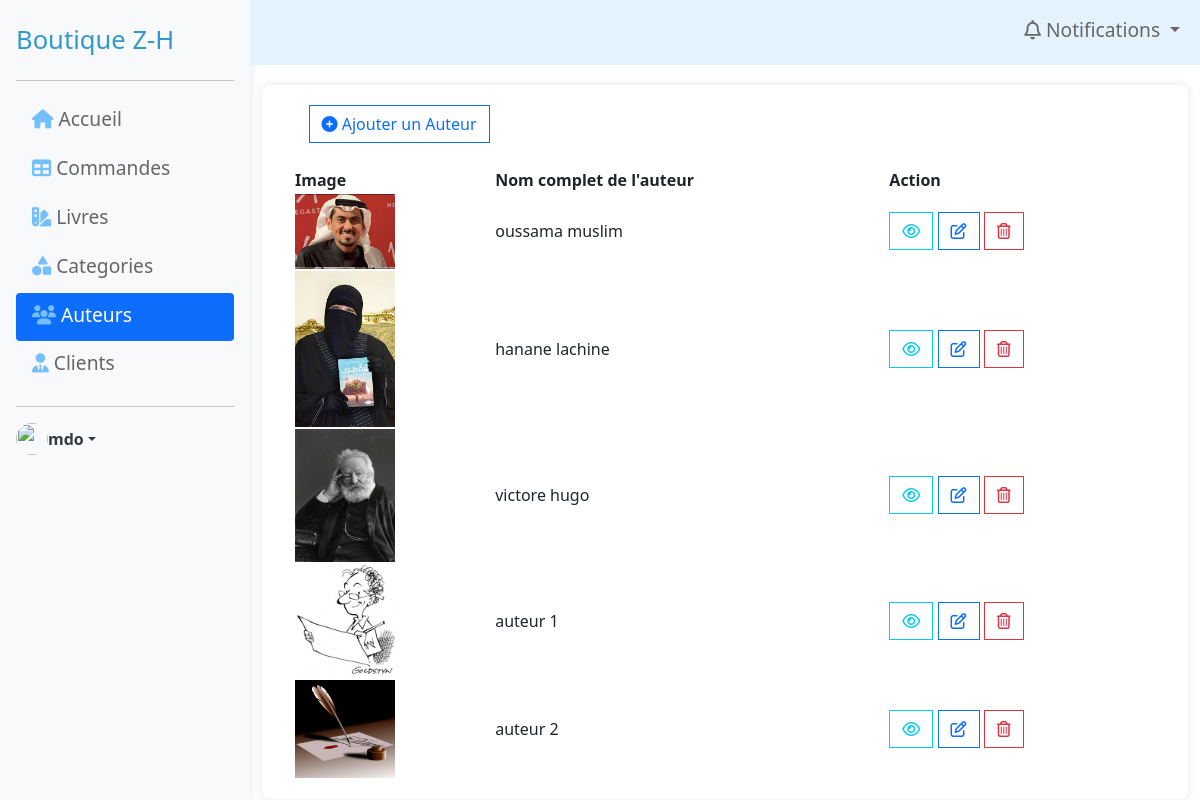
The app's page /Admin/indexAdmin.php?page=auteurAdmin with its own data.
### tables this page shows
CREATE TABLE `auteur` (
  `id_a` int(11) NOT NULL,
  `nomComplet` varchar(255) NOT NULL,
  `img` varchar(255) DEFAULT NULL
);

### Admin/auteurAdmin.php (the view, shortened to what this page needs)
<div class="d-flex justify-content-start mb-4" style="margin-left: 3%;">
    <button type="button" class="btn btn-outline-primary" data-bs-toggle="modal" data-bs-target="#addAuthorModal">
        <i class="fa-solid fa-circle-plus"></i>
        Ajouter un Auteur
    </button>
</div>
<div class="container" style="width:100%;">
    <table id="myTable" class="hover row-border stripe" style="width:100%">
        <thead>
            <tr>
                <th>Image</th>
                <th>Nom complet de l'auteur</th>
                <th>Action</th>
            </tr>
        </thead>
        <tbody>
            <?php
            include '../include/connexion.php';
            try {
                $stmt = $pdo->query('SELECT * FROM auteur');
                $auteurs = $stmt->fetchAll(PDO::FETCH_ASSOC);
            } catch (PDOException $e) {
                echo 'Erreur : ' . $e->getMessage();
                $auteurs = [];
            }
            if ($auteurs) {
                foreach ($auteurs as $auteur) {
                    $imgPath = '../uploads/' . htmlspecialchars($auteur['img']);
            ?>
                    <tr>
                        <td><img src="<?= $imgPath ?>" alt="Image" class="img-fluid" style="max-width: 100px; height: auto;"></td>
                        <td><?= htmlspecialchars($auteur['nomComplet']) ?></td>
                        <td>
                            <a href="#"><button class="btn btn-outline-info"><i class="fa-regular fa-eye"></i></button></a>
                            <button class="btn btn-outline-primary" data-bs-toggle="modal" data-bs-target="#editAuthorModal" data-id="<?= htmlspecialchars($auteur['id_a']) ?>" data-nom="<?= htmlspecialchars($auteur['nomComplet']) ?>" data-img="<?= htmlspecialchars($auteur['img']) ?>"><i class="fa-regular fa-pen-to-square"></i></button>
                            <a href="../traitement/traitementAuteur.php?id=<?= htmlspecialchars($auteur['id_a']) ?>" onclick="return confirm('Êtes-vous sûr de vouloir supprimer cet auteur ?');"><button class="btn btn-outline-danger"><i class="fa-regular fa-trash-can"></i></button></a>
                        </td>
                    </tr>
            <?php
                }
            ?>
        </tbody>
        <?php
            } else {
                echo "<tr><td colspan='3'>Aucun auteur trouvé.</td></tr>";
            }
        ?>
    </table>
</div>

### css/templatemo-style.css (style rules this page uses)
a { text-decoration: none; transition: all 0.3s ease; }
.btn { border-radius: 0; }

### css/sidebars.css (style rules this page uses)
body { min-height: 100vh; min-height: -webkit-fill-available; }
html { height: -webkit-fill-available; }

### Admin/indexAdmin.php (style rules this page uses)
body { display: flex; }

### records on screen
auteur: img (picture), nomComplet "oussama muslim"
auteur: img (picture), nomComplet "hanane lachine"
auteur: img (picture), nomComplet "victore hugo"
auteur: img (picture), nomComplet "auteur 1"
auteur: img (picture), nomComplet "auteur 2"
